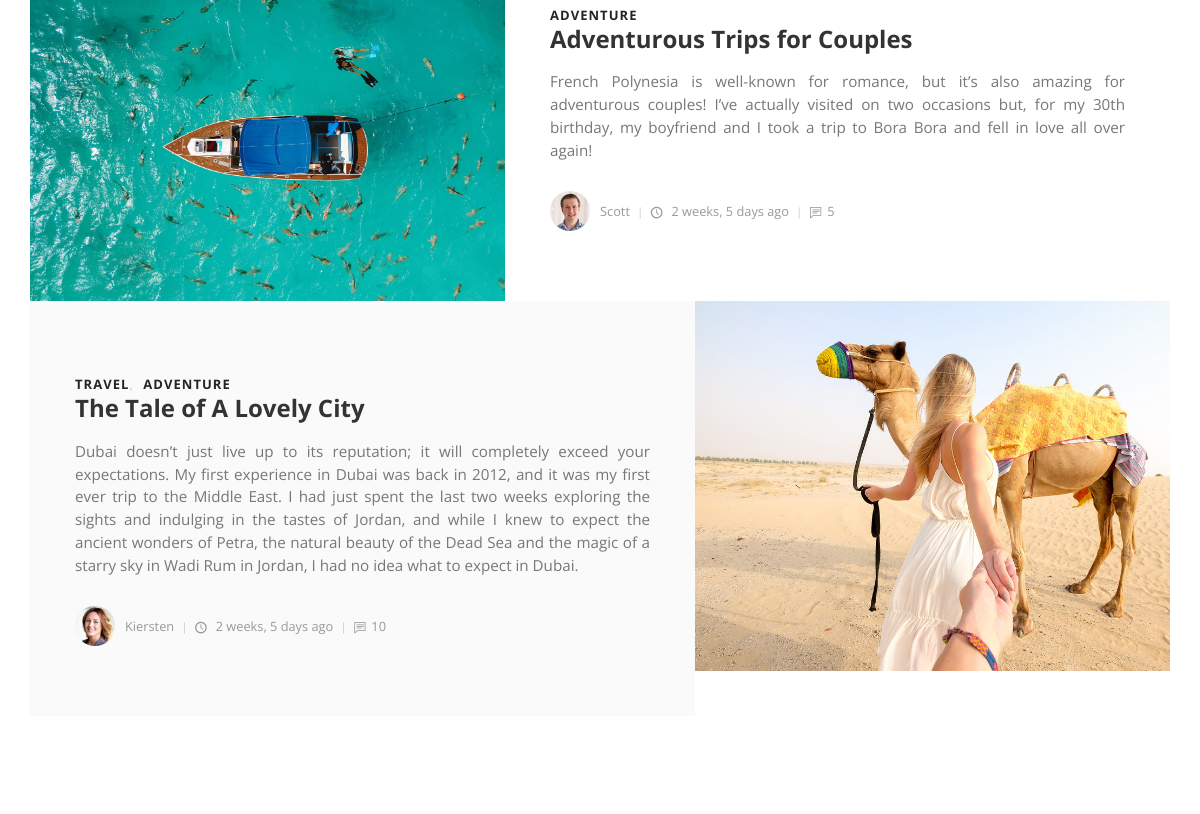
/ (middle part), run on an earlier commit of the app's database.
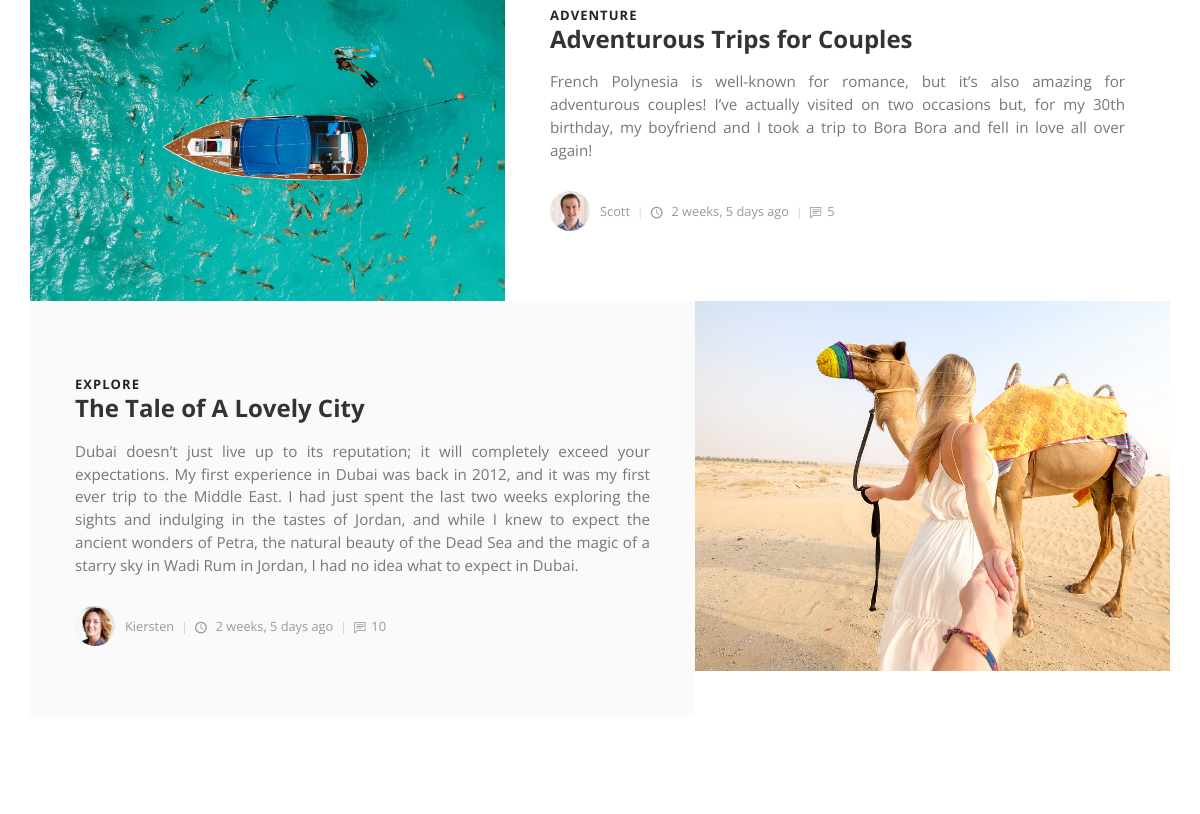
And on a later commit of the database.
### posts/models.py (models this page shows, shortened)
class Post(models.Model):
    title = models.CharField(max_length=100)
    slug = models.SlugField(max_length=200, unique=True, null=True, blank=True)
    overview = RichTextUploadingField(blank=True, null=True)
    timestamp = models.DateTimeField(auto_now_add=True)
    comment_count = models.IntegerField(default=0)
    author = models.ForeignKey(Author, on_delete=models.CASCADE)
    thumbnail = models.ImageField()
    categories = models.ManyToManyField(Category)
    tags = models.ManyToManyField(Tag)
    featured = models.BooleanField(default=False)

class Category(models.Model):
    title = models.CharField(max_length=20)
    def __str__(self):
        return self.title

class Author(models.Model):
    user = models.OneToOneField(User, on_delete=models.CASCADE)
    profile_pic = models.ImageField(default="default_pro_pic.png", null=True, blank=True)
    def __str__(self):
        return self.user.username

### posts/views.py (the view)
# urls.py: path('', index, name='index'),
def index(request):
    featured = Post.objects.filter(featured=True)
    latest = Post.objects.order_by('-timestamp')[0:3]
    context = {
        'featured_post_list':featured,
        'latest_post_list':latest
    }
    return render(request, 'index.html', context)

### templates/index.html (shortened to what this page needs)
{% extends "base.html" %}
{% load static %}
{% block content %}
    <section class="featured-posts no-padding-top">
      <div class="container">
        {% for feat_post in featured_post_list %}
        <div class="row d-flex align-items-stretch">
          {% if not forloop.first and not forloop.last %}
          <div class="image col-lg-5"><img src="{{ feat_post.thumbnail.url }}" alt="..."></div>
          {% endif %}
          <div class="text col-lg-7">
            <div class="text-inner d-flex align-items-center">
              <div class="content">
                <header class="post-header">
                  <div class="category">
                    {% for cat in feat_post.categories.all %}
                    <a href="#">{{ cat }}</a>
                    {% endfor %}
                  </div>
                  <a href="#">
                    <h2 class="h4">{{ feat_post.title }}</h2>
                  </a>
                </header>
                <p class="text-justify">{{ feat_post.overview }}</p>
                <footer class="post-footer d-flex align-items-center"><a href="#" class="author d-flex align-items-center flex-wrap">
                    <div class="avatar"><img src="{{ feat_post.author.profile_pic.url }}" alt="..." class="img-fluid"></div>
                    <div class="title"><span>{{ feat_post.author }}</span></div></a>
                  <div class="date"><i class="icon-clock"></i> {{ feat_post.timestamp|timesince }} ago</div>
                  <div class="comments"><i class="icon-comment"></i>{{ feat_post.comment_count }}</div>
                </footer>
              </div>
            </div>
          </div>
          {% if forloop.first or forloop.last %}
          <div class="image col-lg-5"><img src="{{ feat_post.thumbnail.url }}" alt="..."></div>
          {% endif %}
        </div>
        {% endfor %}
      </div>
    </section>
    {% endblock content %}

What changed in the data, as far as the page shows it:
changed Post "The Tale of A Lovely City": loses Category (title "TRAVEL"); loses Category (title "ADVENTURE")
added Category: title "EXPLORE", shown under Post "The Tale of A Lovely City"
